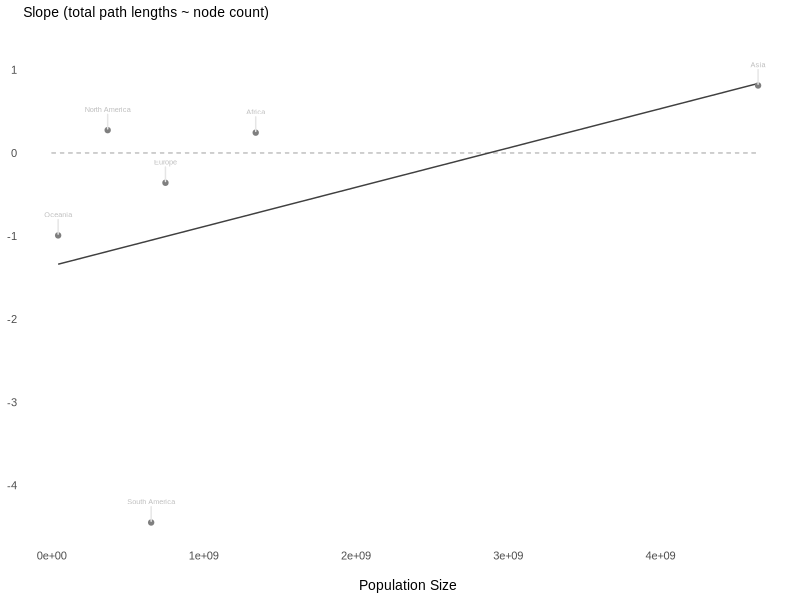

This figure's R source:
# Written by Kevin Surya, 2020.
# This code is part of the coronavirus-macroevolution project.


library(Cairo)  # v1.5-12
library(ggplot2)  # v3.3.0
library(ggrepel)  # v0.8.2
library(ggthemes)  # v4.2.0


# Write data ----
continent <- c("Africa", "Asia", "Europe", "North America", "Oceania",
               "South America")
slope <- c(0.244231555262, 0.811741351289, -0.359224246134, 0.274321504554,
           -0.992735546963, -4.448433729704)
pop_size <-c(1340598113, 4641054786, 747636045, 368092846, 42677809, 653739130)
dat <- data.frame(continent, slope, pop_size)

# Test correlation ----
sink("surya_R_output_correlation_slope_population_size.txt")
cat("==========================\n")
cat("Kendall's Rank Correlation\n")
cat("==========================\n\n")
cor.test(
  x = dat$pop_size,
  y = dat$slope,
  alternative = "greater",
  method = "kendall"
)
sink()

# Create scatter plot ----
plot_corr <-
  ggplot(dat, aes(pop_size, slope, label = continent)) +
    geom_segment(
      x = 0,
      xend = max(dat$pop_size),
      y = 0,
      yend = 0,
      color = "gray80",
      size = 0.25,
      linetype = "dashed"
    ) +
    geom_smooth(color = "gray25", size = 0.5, method = "lm", se = FALSE) +
    geom_point(color = "gray50") +
    geom_text_repel(
      segment.color = "gray90",
      nudge_x = 0.5,
      nudge_y = 0.25,
      color = "gray",
      size = 1.85,
      family = "Arial"
    ) +
    theme_tufte(base_size = 10, base_family = "Arial", ticks = FALSE) +
    labs(
      subtitle = "Slope (total path lengths ~ node count)\n",
      x = "\nPopulation Size",
      y = NULL
    )

# Save scatter plot ----
CairoPS("surya_figure_correlation.ps", width = 3.2675, height = 3.2675)
print(plot_corr)
graphics.off()
